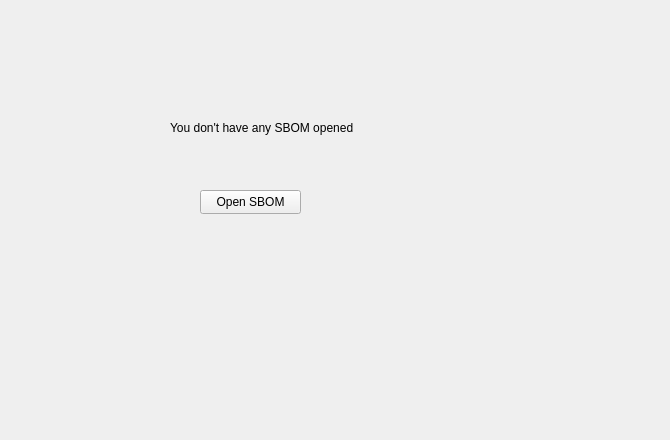
<?xml version="1.0" encoding="UTF-8"?>
<ui version="4.0">
 <class>EmptyFragment</class>
 <widget class="QWidget" name="EmptyFragment">
  <property name="geometry">
   <rect>
    <x>0</x>
    <y>0</y>
    <width>670</width>
    <height>440</height>
   </rect>
  </property>
  <property name="windowTitle">
   <string>Form</string>
  </property>
  <widget class="QPushButton" name="pushButton">
   <property name="geometry">
    <rect>
     <x>200</x>
     <y>190</y>
     <width>101</width>
     <height>24</height>
    </rect>
   </property>
   <property name="text">
    <string>Open SBOM</string>
   </property>
  </widget>
  <widget class="QLabel" name="label">
   <property name="geometry">
    <rect>
     <x>170</x>
     <y>120</y>
     <width>211</width>
     <height>16</height>
    </rect>
   </property>
   <property name="text">
    <string>You don't have any SBOM opened</string>
   </property>
  </widget>
 </widget>
 <resources/>
 <connections/>
</ui>
